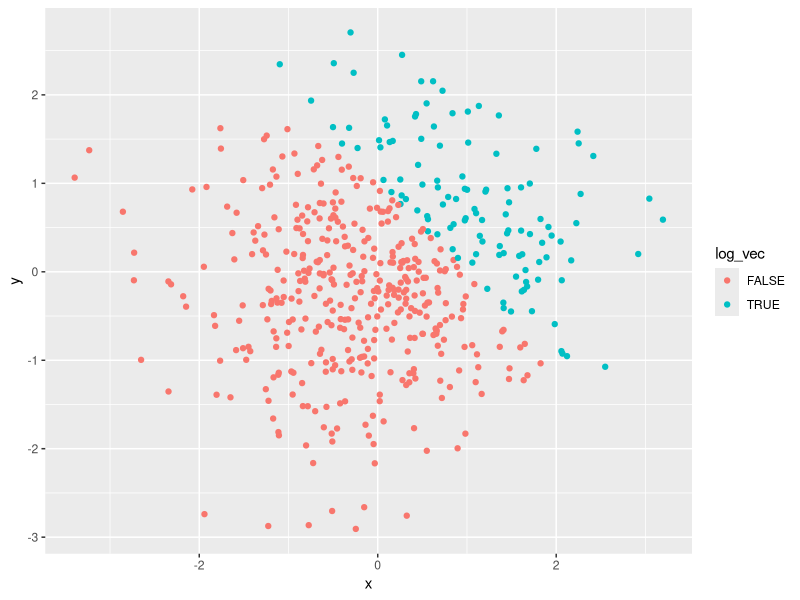
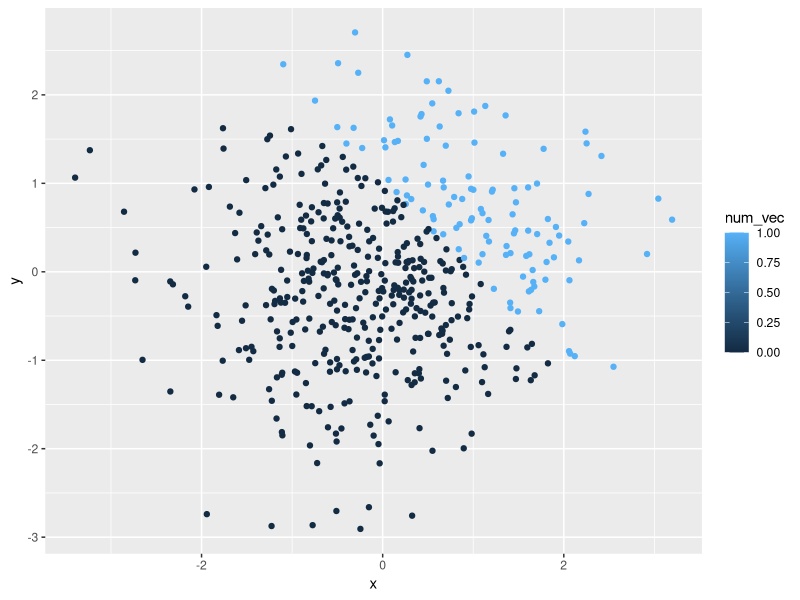
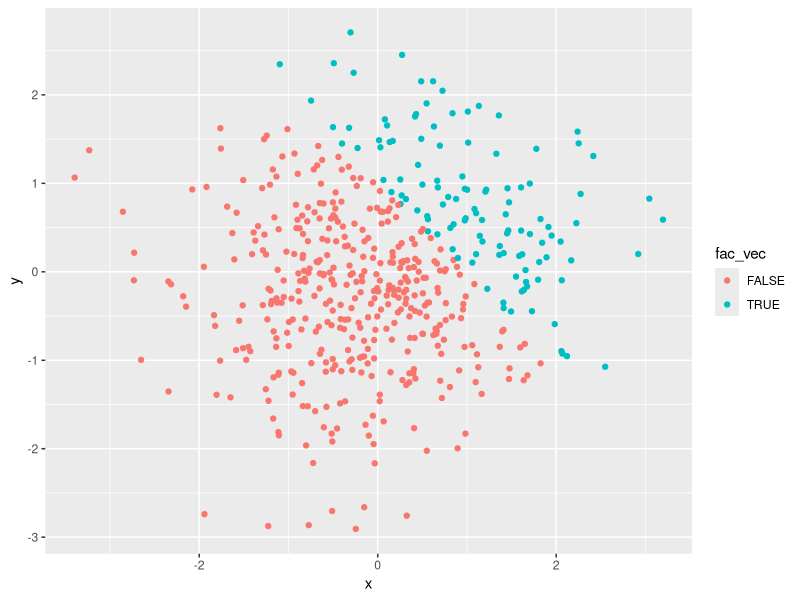
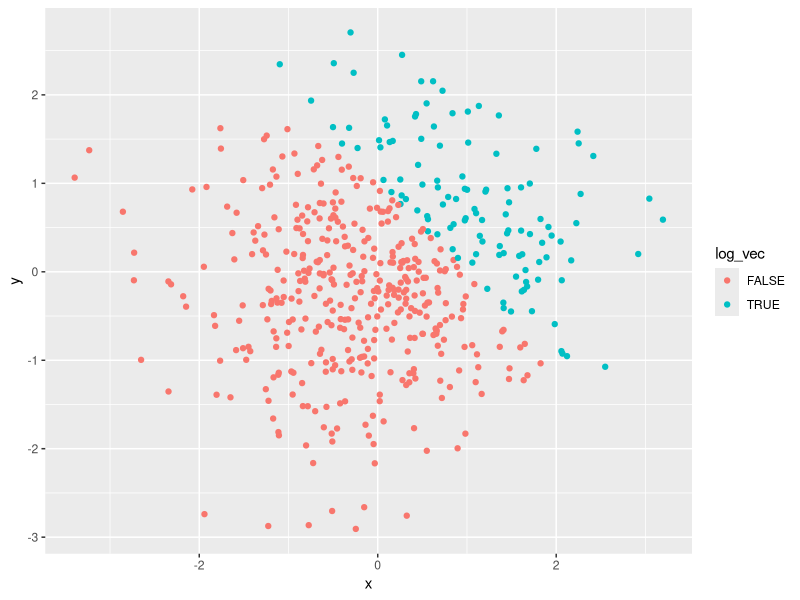
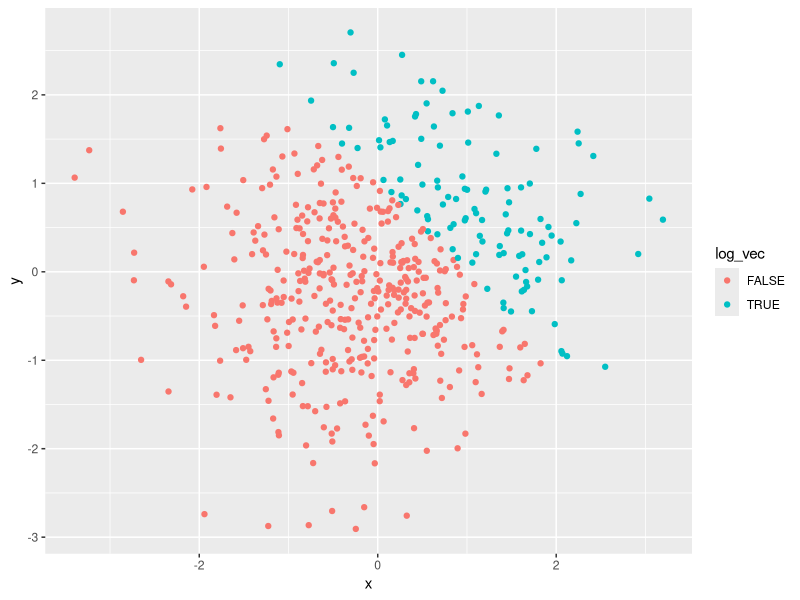

These figures' R source, in order:
## ---- chunk 1
knitr::opts_chunk$set(echo=TRUE)
library(tidyverse)
## ---- chunk 2
la_df = tibble(
  norm_samp = rnorm(8),
  norm_samp_pos = norm_samp > 0,
  vec_char = c("D", "N", "A", "T","T","I","N","S"),
  vec_factor = factor(c("BLACK", "BLACK", "BLACK", "WHITE", "WHITE", "WHITE","OTHER","OTHER"))
)
mean(pull(la_df, norm_samp))
mean(pull(la_df, norm_samp_pos))
mean(pull(la_df, vec_char))
mean(pull(la_df, vec_factor))
## ---- chunk 3
  mean(as.numeric(pull(la_df,norm_samp_pos)))
  mean(as.numeric(pull(la_df,vec_char)))
  mean(as.numeric(pull(la_df,vec_factor)))
## ---- chunk 4
  pull(la_df,norm_samp)*(as.numeric(pull(la_df,norm_samp_pos)))
  pull(la_df,norm_samp)*(as.factor(pull(la_df,norm_samp_pos)))
  pull(la_df,norm_samp)*(as.numeric(as.factor(pull(la_df,norm_samp_pos))))
## ---- chunk 5
set.seed(1234)

p2_df = tibble(
  x = rnorm(500),
  y = rnorm(500),
  log_vec = x + y > 1 ,
)
  num_vec = as.numeric(pull(p2_df, log_vec))
  fac_vec = as.factor(pull(p2_df, log_vec))

## ---- chunk 6
ggplot(p2_df, aes(x = x, y = y, color=log_vec)) + geom_point() 
## ---- chunk 7
ggplot(p2_df, aes(x = x, y = y, color=num_vec)) + geom_point() 
## ---- chunk 8
ggplot(p2_df, aes(x = x, y = y, color=fac_vec)) + geom_point()
## ---- chunk 9
ggplot(p2_df, aes(x = x, y = y, color=log_vec)) + geom_point() 
ggsave("scatter_plot.pdf",height = 4, width = 6)
